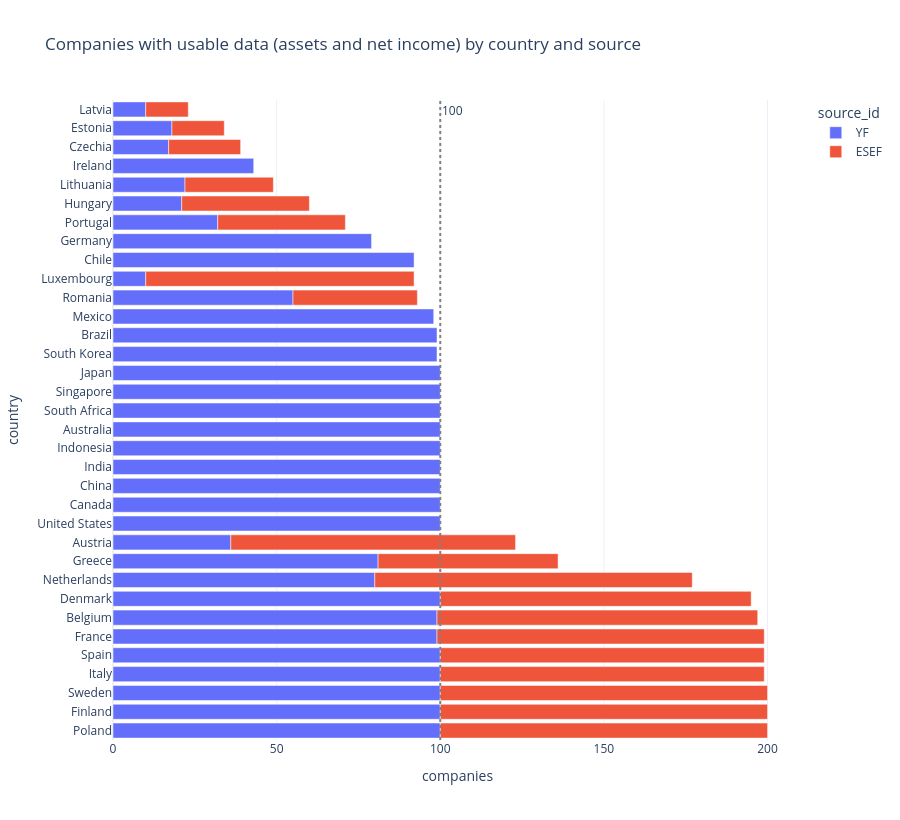

The notebook cell this image was saved under:
### Code cell
cc = q("""
SELECT c.name AS country, c.small_firm_sample AS small_sample, y.source_id, y.companies
FROM v_company_coverage y JOIN dim_country c USING (iso3)
""")
tot = cc.groupby("country").companies.sum().sort_values()
fig = px.bar(cc, y="country", x="companies", color="source_id", orientation="h", category_orders={"country": tot.index.tolist()},
             title="Companies with usable data (assets and net income) by country and source", height=820)
fig.add_vline(x=100, line_dash="dot", annotation_text="100", line_color="grey")
fig.show()
print("Small-sample countries:", ", ".join(cc[cc.small_sample].country.unique()))

### Figure 1 — Plotly figure (JSON) as saved in the notebook; plotly's stock layout.template omitted (floating-point values rounded to 4 significant figures)
{"data": [{"hovertemplate": "source_id=YF<br>companies=%{x}<br>country=%{y}<extra></extra>", "legendgroup": "YF", "marker": {"color": "#636efa", "pattern": {"shape": ""}}, "name": "YF", "orientation": "h", "showlegend": true, "textposition": "auto", "type": "bar", "x": [100, 36, 99, 99, 100, 92, 100, 17, 79, 100, 100, 18, 100, 99, 81, 21, 100, 100, 43, 100, 100, 99, 22, 10, 10, 98, 80, 100, 32, 55, 100, 100, 100, 100], "xaxis": "x", "y": ["Australia", "Austria", "Belgium", "Brazil", "Canada", "Chile", "China", "Czechia", "Germany", "Denmark", "Spain", "Estonia", "Finland", "France", "Greece", "Hungary", "Indonesia", "India", "Ireland", "Italy", "Japan", "South Korea", "Lithuania", "Luxembourg", "Latvia", "Mexico", "Netherlands", "Poland", "Portugal", "Romania", "Singapore", "Sweden", "United States", "South Africa"], "yaxis": "y"}, {"hovertemplate": "source_id=ESEF<br>companies=%{x}<br>country=%{y}<extra></extra>", "legendgroup": "ESEF", "marker": {"color": "#EF553B", "pattern": {"shape": ""}}, "name": "ESEF", "orientation": "h", "showlegend": true, "textposition": "auto", "type": "bar", "x": [87, 98, 22, 95, 99, 16, 100, 100, 55, 39, 99, 27, 82, 13, 97, 100, 39, 38, 100], "xaxis": "x", "y": ["Austria", "Belgium", "Czechia", "Denmark", "Spain", "Estonia", "Finland", "France", "Greece", "Hungary", "Italy", "Lithuania", "Luxembourg", "Latvia", "Netherlands", "Poland", "Portugal", "Romania", "Sweden"], "yaxis": "y"}], "layout": {"annotations": [{"showarrow": false, "text": "100", "x": 100, "xanchor": "left", "xref": "x", "y": 1, "yanchor": "top", "yref": "y domain"}], "barmode": "relative", "height": 820, "legend": {"title": {"text": "source_id"}, "tracegroupgap": 0}, "shapes": [{"line": {"color": "grey", "dash": "dot"}, "type": "line", "x0": 100, "x1": 100, "xref": "x", "y0": 0, "y1": 1, "yref": "y domain"}], "title": {"text": "Companies with usable data (assets and net income) by country and source"}, "xaxis": {"anchor": "y", "domain": [0, 1], "title": {"text": "companies"}}, "yaxis": {"anchor": "x", "categoryarray": ["Poland", "Finland", "Sweden", "Italy", "Spain", "France", "Belgium", "Denmark", "Netherlands", "Greece", "Austria", "United States", "Canada", "China", "India", "Indonesia", "Australia", "South Africa", "Singapore", "Japan", "South Korea", "Brazil", "Mexico", "Romania", "Luxembourg", "Chile", "Germany", "Portugal", "Hungary", "Lithuania", "Ireland", "Czechia", "Estonia", "Latvia"], "categoryorder": "array", "domain": [0, 1], "title": {"text": "country"}}}}
